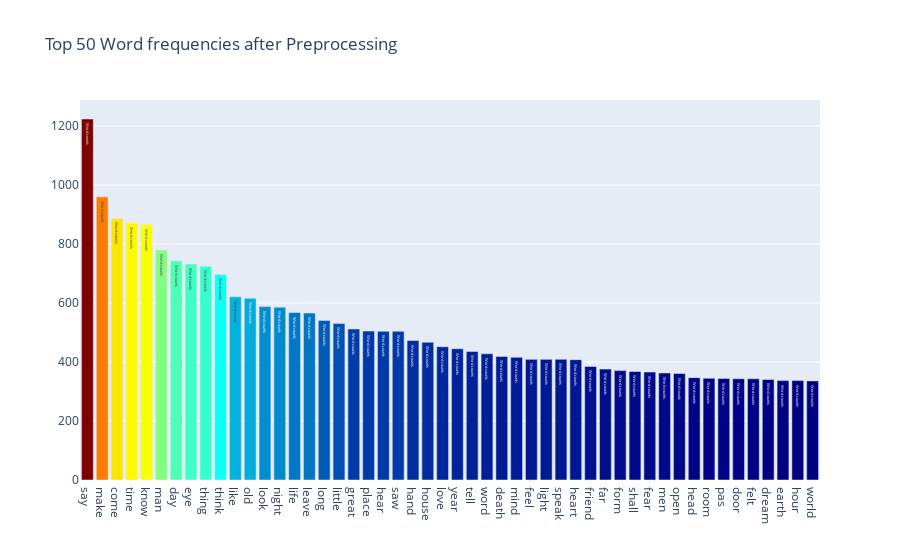
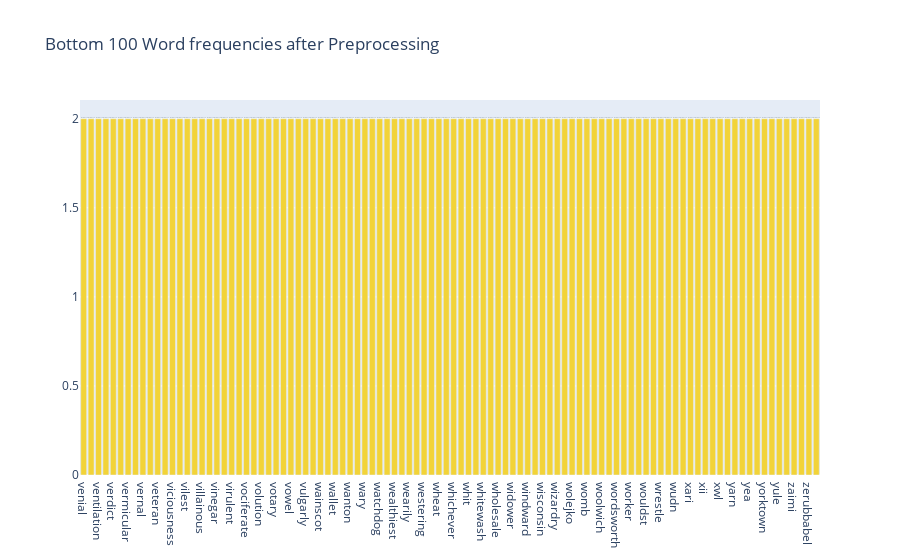

Source (notebook cell) for these figures, in order:
### Code cell
feature_names = tf_vectorizer.get_feature_names()
count_vec = np.asarray(tf.sum(axis=0)).ravel()
zipped = list(zip(feature_names, count_vec))
x, y = (list(x) for x in zip(*sorted(zipped, key=lambda x: x[1], reverse=True)))
# Now I want to extract out on the top 15 and bottom 15 words
Y = np.concatenate([y[0:15], y[-16:-1]])
X = np.concatenate([x[0:15], x[-16:-1]])

# Plotting the Plot.ly plot for the Top 50 word frequencies
data = [go.Bar(
            x = x[0:50],
            y = y[0:50],
            marker= dict(colorscale='Jet',
                         color = y[0:50]
                        ),
            text='Word counts'
    )]

layout = go.Layout(
    title='Top 50 Word frequencies after Preprocessing'
)

fig = go.Figure(data=data, layout=layout)
fig.show(renderer="colab")
py.iplot(fig, filename='basic-bar')

# Plotting the Plot.ly plot for the Top 50 word frequencies
data = [go.Bar(
            x = x[-100:],
            y = y[-100:],
            marker= dict(colorscale='Portland',
                         color = y[-100:]
                        ),
            text='Word counts'
    )]

layout = go.Layout(
    title='Bottom 100 Word frequencies after Preprocessing'
)

fig1 = go.Figure(data=data, layout=layout)
fig1.show(renderer="colab")
py.iplot(fig1, filename='basic-bar')

### Figure 1 — Plotly figure (JSON) as saved in the notebook; plotly's stock layout.template omitted (floating-point values rounded to 4 significant figures)
{"data": [{"marker": {"color": [1224, 960, 887, 872, 866, 780, 743, 732, 725, 697, 621, 616, 588, 586, 568, 566, 541, 531, 512, 505, 504, 504, 473, 467, 452, 445, 436, 428, 419, 416, 409, 409, 409, 408, 385, 376, 371, 368, 366, 363, 361, 347, 345, 344, 343, 343, 341, 337, 337, 336], "colorscale": [[0, "rgb(0,0,131)"], [0.2, "rgb(0,60,170)"], [0.4, "rgb(5,255,255)"], [0.6, "rgb(255,255,0)"], [0.8, "rgb(250,0,0)"], [1, "rgb(128,0,0)"]]}, "text": "Word counts", "type": "bar", "y": [1224, 960, 887, 872, 866, 780, 743, 732, 725, 697, 621, 616, 588, 586, 568, 566, 541, 531, 512, 505, 504, 504, 473, 467, 452, 445, 436, 428, 419, 416, 409, 409, 409, 408, 385, 376, 371, 368, 366, 363, 361, 347, 345, 344, 343, 343, 341, 337, 337, 336], "x": ["say", "make", "come", "time", "know", "man", "day", "eye", "thing", "think", "like", "old", "look", "night", "life", "leave", "long", "little", "great", "place", "hear", "saw", "hand", "house", "love", "year", "tell", "word", "death", "mind", "feel", "light", "speak", "heart", "friend", "far", "form", "shall", "fear", "men", "open", "head", "room", "pas", "door", "felt", "dream", "earth", "hour", "world"]}], "layout": {"title": {"text": "Top 50 Word frequencies after Preprocessing"}}}

### Figure 2 — Plotly figure (JSON) as saved in the notebook; plotly's stock layout.template omitted (floating-point values rounded to 4 significant figures)
{"data": [{"marker": {"color": [2, 2, 2, 2, 2, 2, 2, 2, 2, 2, 2, 2, 2, 2, 2, 2, 2, 2, 2, 2, 2, 2, 2, 2, 2, 2, 2, 2, 2, 2, 2, 2, 2, 2, 2, 2, 2, 2, 2, 2, 2, 2, 2, 2, 2, 2, 2, 2, 2, 2, 2, 2, 2, 2, 2, 2, 2, 2, 2, 2, 2, 2, 2, 2, 2, 2, 2, 2, 2, 2, 2, 2, 2, 2, 2, 2, 2, 2, 2, 2, 2, 2, 2, 2, 2, 2, 2, 2, 2, 2, 2, 2, 2, 2, 2, 2, 2, 2, 2, 2], "colorscale": [[0, "rgb(12,51,131)"], [0.25, "rgb(10,136,186)"], [0.5, "rgb(242,211,56)"], [0.75, "rgb(242,143,56)"], [1, "rgb(217,30,30)"]]}, "text": "Word counts", "type": "bar", "y": [2, 2, 2, 2, 2, 2, 2, 2, 2, 2, 2, 2, 2, 2, 2, 2, 2, 2, 2, 2, 2, 2, 2, 2, 2, 2, 2, 2, 2, 2, 2, 2, 2, 2, 2, 2, 2, 2, 2, 2, 2, 2, 2, 2, 2, 2, 2, 2, 2, 2, 2, 2, 2, 2, 2, 2, 2, 2, 2, 2, 2, 2, 2, 2, 2, 2, 2, 2, 2, 2, 2, 2, 2, 2, 2, 2, 2, 2, 2, 2, 2, 2, 2, 2, 2, 2, 2, 2, 2, 2, 2, 2, 2, 2, 2, 2, 2, 2, 2, 2], "x": ["venial", "venter", "ventilation", "vercellius", "verdict", "veritably", "vermicular", "verminous", "vernal", "vestment", "veteran", "vibratory", "viciousness", "victorian", "vilest", "vill", "villainous", "vindictiveness", "vinegar", "virtuoso", "virulent", "vivacious", "vociferate", "voluptuousness", "volution", "vondervotteimittis", "votary", "vougeot", "vowel", "vrai", "vulgarly", "vulnerable", "wainscot", "wale", "wallet", "wane", "wanton", "ware", "wary", "wast", "watchdog", "wealthier", "wealthiest", "wean", "wearily", "weekly", "westering", "westmorland", "wheat", "whereof", "whichever", "whisperingly", "whit", "whitely", "whitewash", "whitman", "wholesale", "whoop", "widower", "willy", "windward", "wintry", "wisconsin", "witty", "wizardry", "wizened", "wolejko", "womanish", "womb", "woodwork", "woolwich", "wordless", "wordsworth", "wordy", "worker", "wormius", "wouldst", "wraith", "wrestle", "writ", "wudn", "wust", "xari", "xerxes", "xii", "xnce", "xwl", "yankee", "yarn", "yath", "yea", "yoke", "yorktown", "youngish", "yule", "yuletide", "zaimi", "zar", "zerubbabel", "zodiacal"]}], "layout": {"title": {"text": "Bottom 100 Word frequencies after Preprocessing"}}}
